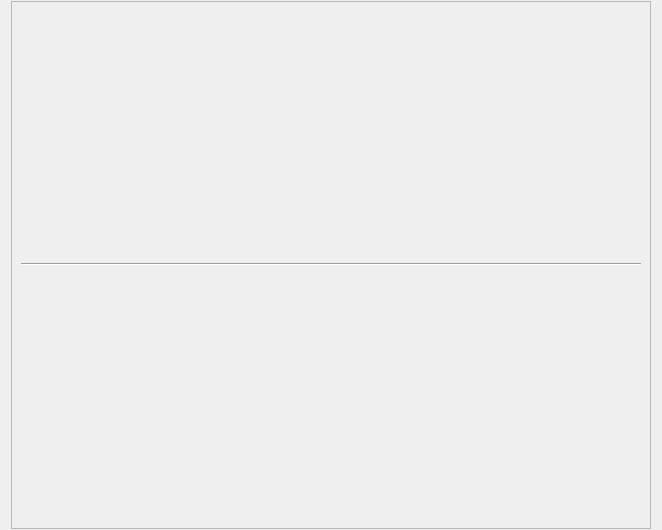
<?xml version="1.0" encoding="UTF-8"?>
<ui version="4.0">
 <class>CCD_MagViewDlg</class>
 <widget class="QDialog" name="CCD_MagViewDlg">
  <property name="geometry">
   <rect>
    <x>0</x>
    <y>0</y>
    <width>658</width>
    <height>530</height>
   </rect>
  </property>
  <property name="windowTitle">
   <string>MagView</string>
  </property>
  <layout class="QVBoxLayout" name="verticalLayout_2">
   <property name="spacing">
    <number>2</number>
   </property>
   <property name="topMargin">
    <number>1</number>
   </property>
   <property name="bottomMargin">
    <number>1</number>
   </property>
   <item>
    <widget class="QFrame" name="frame">
     <property name="minimumSize">
      <size>
       <width>640</width>
       <height>512</height>
      </size>
     </property>
     <property name="frameShape">
      <enum>QFrame::StyledPanel</enum>
     </property>
     <property name="frameShadow">
      <enum>QFrame::Raised</enum>
     </property>
     <layout class="QVBoxLayout" name="verticalLayout">
      <item>
       <widget class="Line" name="line">
        <property name="orientation">
         <enum>Qt::Horizontal</enum>
        </property>
       </widget>
      </item>
     </layout>
    </widget>
   </item>
  </layout>
 </widget>
 <resources/>
 <connections/>
</ui>
